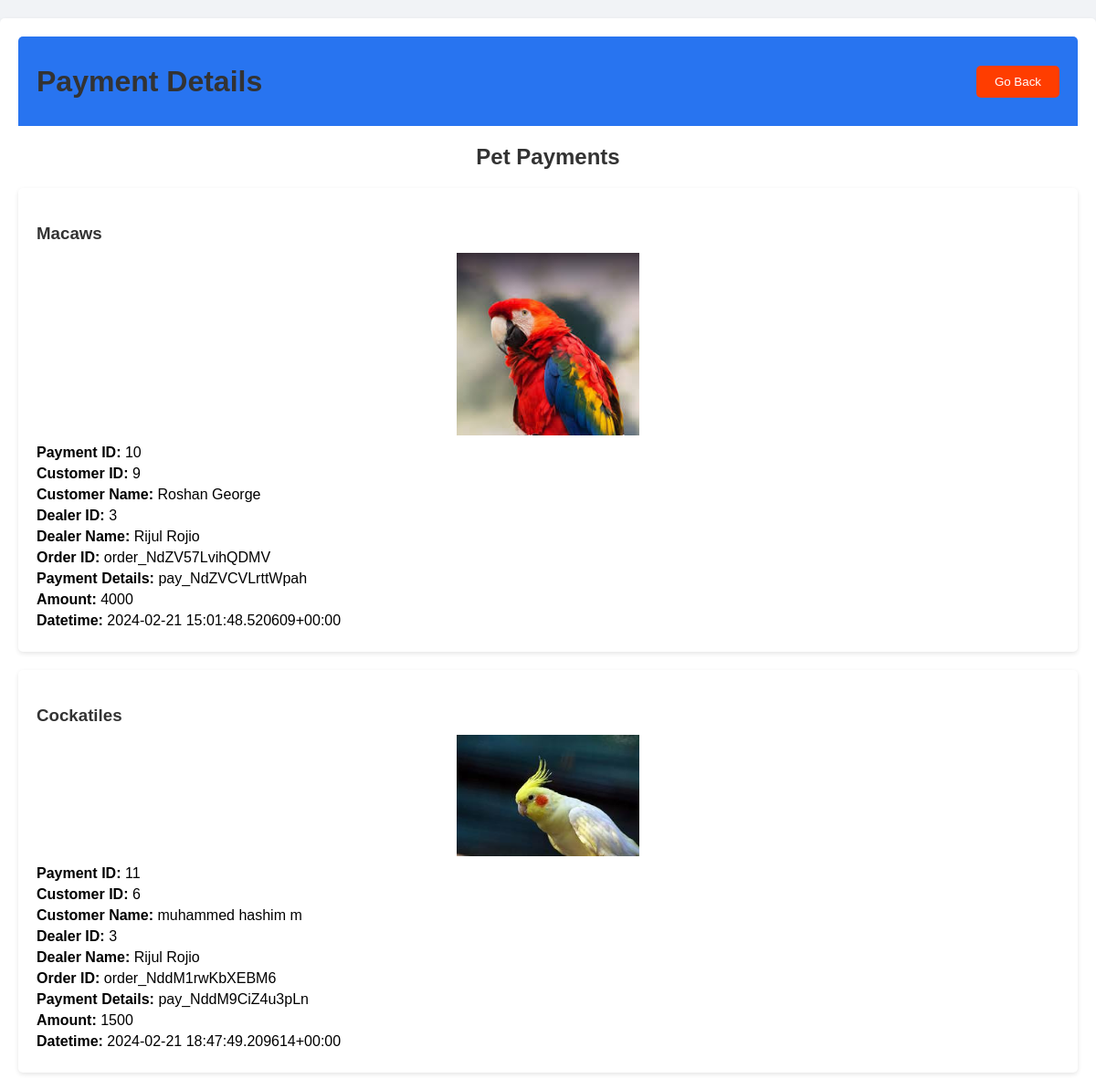
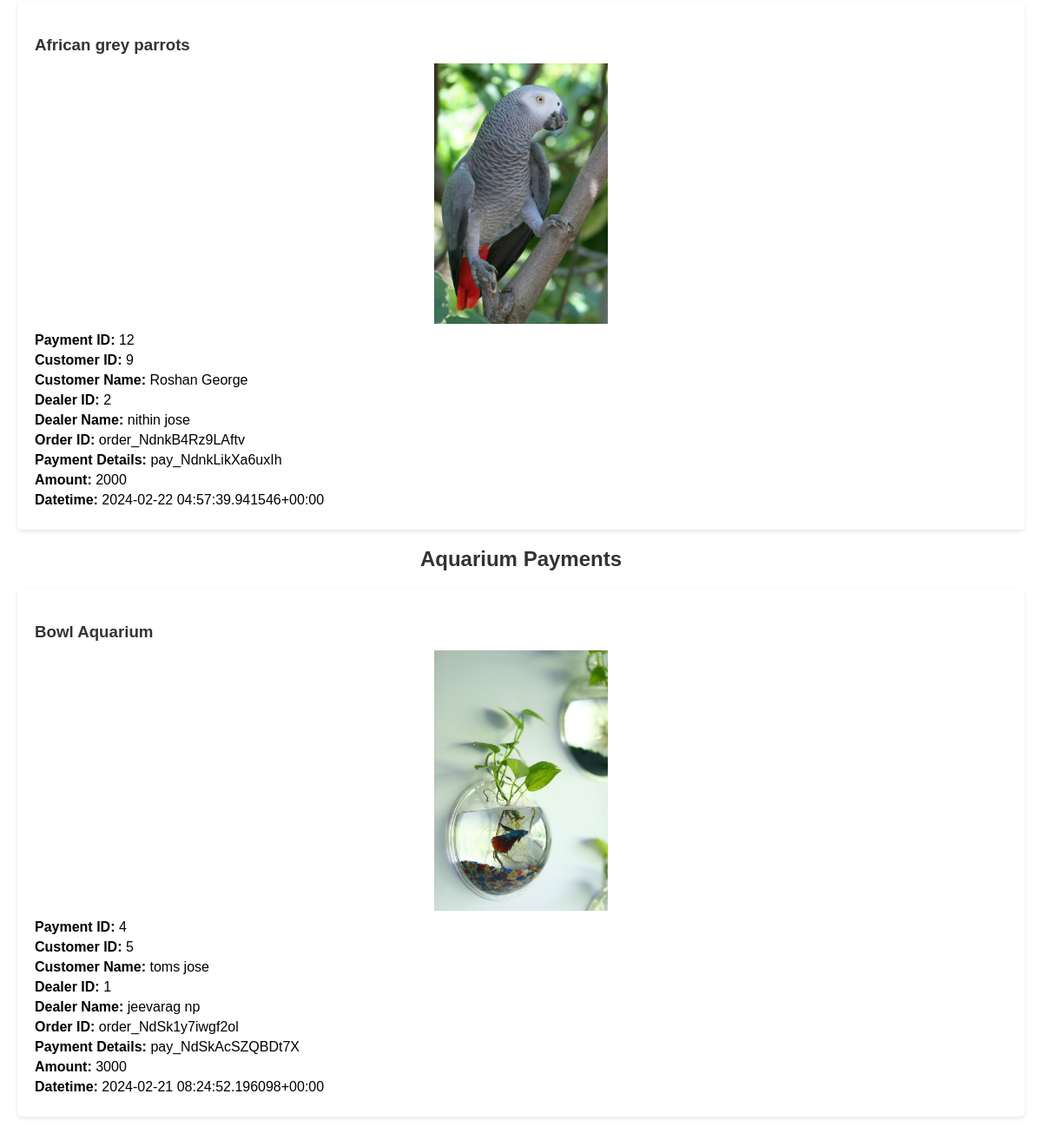
/payment-details/, run on an earlier commit of the app's database (2 pictures, top to bottom).
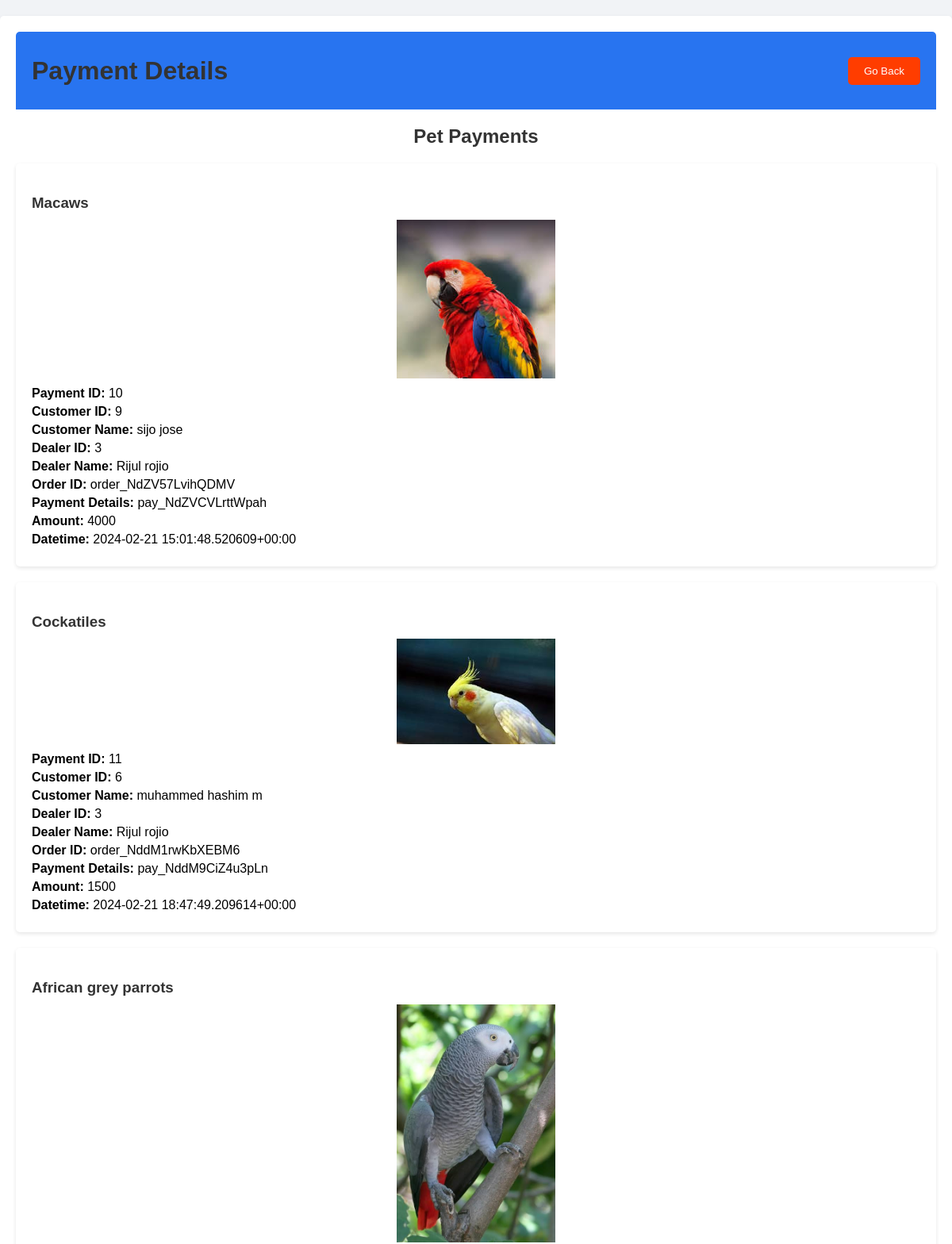
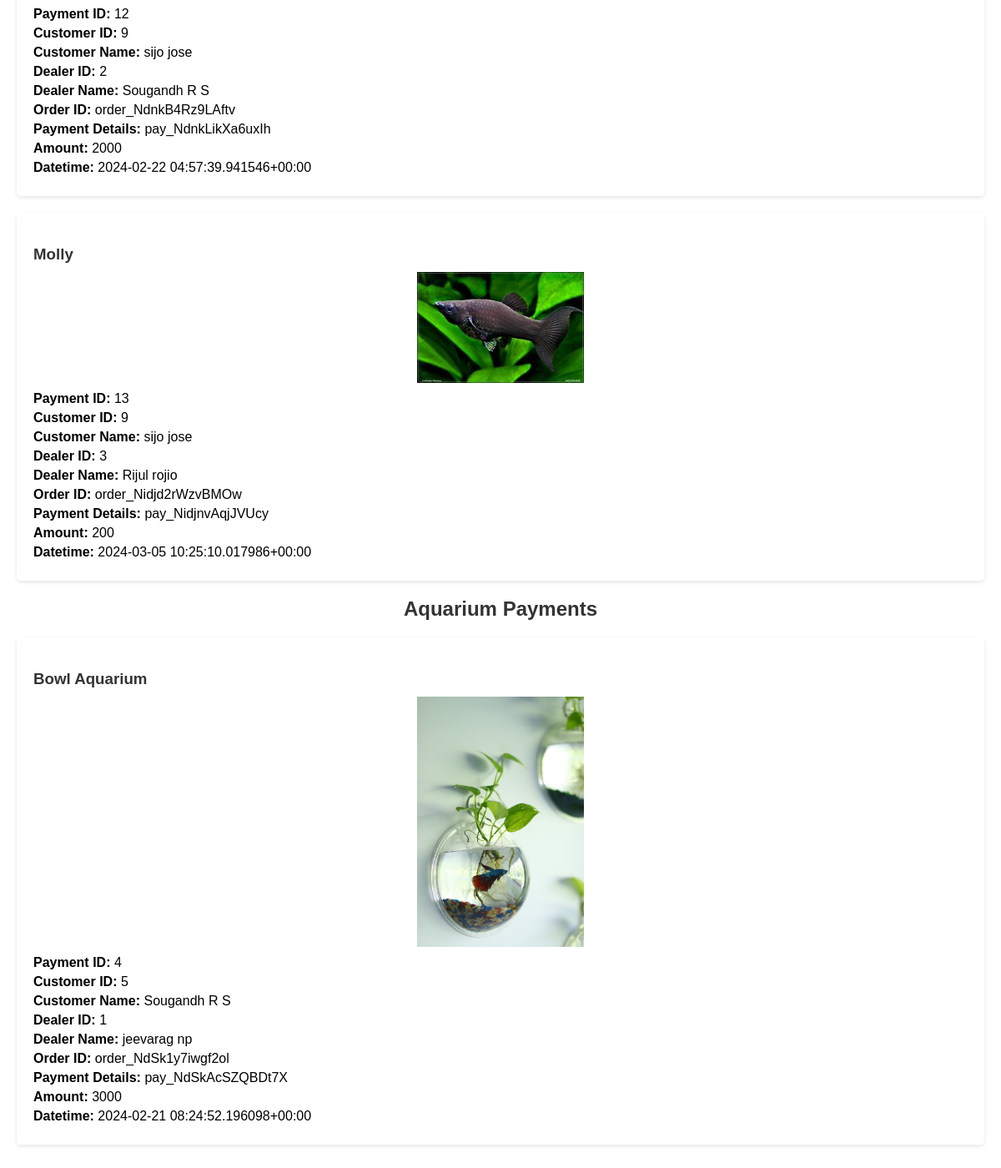
And on a later commit of the database (2 pictures, top to bottom).
### aapmapp/models.py (models this page shows, shortened)
class Userpayment(models.Model):
    user      =     models.ForeignKey(dealer, on_delete=models.CASCADE,null=True,blank=True)
    cart = models.IntegerField(blank=True, null=True)
    amount = models.IntegerField(default=0)
    datetime = models.TextField(default="empty")
    order_id_data = models.TextField(default="empty")
    payment_id_data = models.TextField(default="empty")
    item = models.ForeignKey(Pet,on_delete=models.CASCADE, null=False)
    status = models.TextField(default="active")

class Pet(models.Model):
    dealer = models.ForeignKey(dealer, on_delete=models.CASCADE)  # Add this line to create the foreign key relationship
    CATEGORY_CHOICES = [
        ('dog', 'Dogs'),
        ('cat', 'Cats'),
        ('fish', 'Fish'),
        ('bird', 'Birds'),
    ]
    category = models.CharField(max_length=4, choices=CATEGORY_CHOICES)
    pet_breed = models.CharField(max_length=100, null=True)
    pet_age = models.CharField(max_length=10 ,null=True)
    pet_description = models.TextField(max_length=30, null=True)
    price = models.DecimalField(max_digits=10, decimal_places=2)
    quantity = models.PositiveIntegerField()
    location = models.CharField(max_length=100)
    image = models.ImageField(upload_to='pet_images/')

class dealer(AbstractUser):
    email = models.EmailField(unique=True)
    fullname = models.TextField(max_length=100, default="")
    role = models.TextField(max_length=100, default="")

class Userpayment_aquarium(models.Model):
    user      =     models.ForeignKey(dealer, on_delete=models.CASCADE,null=True,blank=True)
    cart = models.IntegerField(blank=True, null=True)
    amount = models.IntegerField(default=0)
    datetime = models.TextField(default="empty")
    order_id_data = models.TextField(default="empty")
    payment_id_data = models.TextField(default="empty")
    item = models.ForeignKey(Aquarium,on_delete=models.CASCADE, null=False)
    status = models.TextField(default="active")

class Aquarium(models.Model):
    dealer = models.ForeignKey(dealer, on_delete=models.CASCADE)  # Add this line to create the foreign key relationship
    name = models.CharField(max_length=100)
    price = models.DecimalField(max_digits=10, decimal_places=2)
    quantity = models.PositiveIntegerField()
    location = models.CharField(max_length=100)
    description = models.TextField(max_length=30, null=True)
    image = models.ImageField(upload_to='aquarium_images/')

### aapmapp/views.py (the view)
# urls.py: path('payment-details/', views.payment_details_view, name='payment_details'),
def payment_details_view(request):
    pet_payments = Userpayment.objects.select_related('user', 'item').all()
    pet_payment_details = []
    for payment in pet_payments:
        pet_payment_details.append({
            'payment_id': payment.id,
            'customer_id': payment.user.id,
            'customer_name': payment.user.fullname,
            'dealer_id': payment.item.dealer.id,
            'dealer_name': payment.item.dealer.fullname,
            'order_id': payment.order_id_data,
            'payment_details': payment.payment_id_data,
            'item_id': payment.item.id,
            'item_name': payment.item.pet_breed,
            'item_image': payment.item.image.url,
            'amount': payment.amount,
            'datetime': payment.datetime
        })
    aquarium_payments = Userpayment_aquarium.objects.select_related('user', 'item').all()
    aquarium_payment_details = []
    for payment in aquarium_payments:
        aquarium_payment_details.append({
            'payment_id': payment.id,
            'customer_id': payment.user.id,
            'customer_name': payment.user.fullname,
            'dealer_id': payment.item.dealer.id,
            'dealer_name': payment.item.dealer.fullname,
            'order_id': payment.order_id_data,
            'payment_details': payment.payment_id_data,
            'item_id': payment.item.id,
            'item_name': payment.item.name,
            'item_image': payment.item.image.url,
            'amount': payment.amount,
            'datetime': payment.datetime
        })
    return render(request, 'payment_details.html', {'pet_payments': pet_payment_details, 'aquarium_payments': aquarium_payment_details})

### aapmapp/templates/payment_details.html (shortened to what this page needs)
<!DOCTYPE html>
<html lang="en">
<head>
</head>
<body>
            <div class="container">
                <div class="header">
                    <h1>Payment Details</h1>
                    <button class="go-back-button" onclick="goBack()">Go Back</button>
                </div>
        <div class="payment-section">
            <center> <h2>Pet Payments</h2></center>
            <ul>
                {% for payment in pet_payments %}
                <li>
                    <h3>{{ payment.item_name }}</h3>
                    <img src="{{ payment.item_image }}" alt="{{ payment.item_name }}">
                    <p><strong>Payment ID:</strong> {{ payment.payment_id }}</p>
                    <p><strong>Customer ID:</strong> {{ payment.customer_id }}</p>
                    <p><strong>Customer Name:</strong> {{ payment.customer_name }}</p>
                    <p><strong>Dealer ID:</strong> {{ payment.dealer_id }}</p>
                    <p><strong>Dealer Name:</strong> {{ payment.dealer_name }}</p>
                    <p><strong>Order ID:</strong> {{ payment.order_id }}</p>
                    <p><strong>Payment Details:</strong> {{ payment.payment_details }}</p>
                    <p><strong>Amount:</strong> {{ payment.amount }}</p>
                    <p><strong>Datetime:</strong> {{ payment.datetime }}</p>
                </li>
                {% endfor %}
            </ul>
        </div>
        <div class="payment-section">
            <center> <h2>Aquarium Payments</h2></center>
            <ul>
                {% for payment in aquarium_payments %}
                <li>
                    <h3>{{ payment.item_name }}</h3>
                    <img src="{{ payment.item_image }}" alt="{{ payment.item_name }}">
                    <p><strong>Payment ID:</strong> {{ payment.payment_id }}</p>
                    <p><strong>Customer ID:</strong> {{ payment.customer_id }}</p>
                    <p><strong>Customer Name:</strong> {{ payment.customer_name }}</p>
                    <p><strong>Dealer ID:</strong> {{ payment.dealer_id }}</p>
                    <p><strong>Dealer Name:</strong> {{ payment.dealer_name }}</p>
                    <p><strong>Order ID:</strong> {{ payment.order_id }}</p>
                    <p><strong>Payment Details:</strong> {{ payment.payment_details }}</p>
                    <p><strong>Amount:</strong> {{ payment.amount }}</p>
                    <p><strong>Datetime:</strong> {{ payment.datetime }}</p>
                </li>
                {% endfor %}
            </ul>
        </div>
    </div>
</body>
</html>

### aapmapp/templates/payment_details.html (style rules this page uses)
body { font-family: Arial, sans-serif; margin: 0; padding: 0; background-color: #f1f3f6; }
.container { max-width: 1200px; margin: 0 auto; padding: 20px; background-color: #fff; border-radius: 5px; box-shadow: 0 2px 5px rgba(0, 0, 0, 0.1); margin-top: 20px; }
h1, h2 { color: #333; margin-bottom: 20px; }
ul { padding: 0; margin: 0; }
li { list-style-type: none; margin-bottom: 20px; padding: 20px; background-color: #fff; border-radius: 5px; box-shadow: 0 2px 5px rgba(0, 0, 0, 0.1); }
img { max-width: 200px; height: auto; display: block; margin: 0 auto 10px; }
li h3 { color: #333; margin-bottom: 10px; }
li p { margin: 5px 0; }
.header { background-color: #2874f0; color: #fff; padding: 10px 20px; border-radius: 5px 5px 0 0; display: flex; justify-content: space-between; align-items: center; }
.go-back-button { background-color: #ff3d00; color: #fff; border: none; padding: 10px 20px; border-radius: 5px; cursor: pointer; transition: background-color 0.3s ease; }

What changed in the data, as far as the page shows it:
changed through a linked row, Userpayment "order_NdZV57LvihQDMV": customer_name "Roshan George" → "sijo jose"; dealer_name "Rijul Rojio" → "Rijul rojio"
changed through a linked row, Userpayment "order_NddM1rwKbXEBM6": dealer_name "Rijul Rojio" → "Rijul rojio"
changed through a linked row, Userpayment "order_NdnkB4Rz9LAftv": customer_name "Roshan George" → "sijo jose"; dealer_name "nithin jose" → "Sougandh R S"
added Userpayment: item_name "Molly", shows a picture, payment_id "13", customer_id "9", customer_name "sijo jose", dealer_id "3", dealer_name "Rijul rojio", order_id "order_Nidjd2rWzvBMOw", payment_details "pay_NidjnvAqjJVUcy", amount "200", datetime "2024-03-05 10:25:10.017986+00:00"
changed through a linked row, Userpayment_aquarium "order_NdSk1y7iwgf2ol": customer_name "toms jose" → "Sougandh R S"
